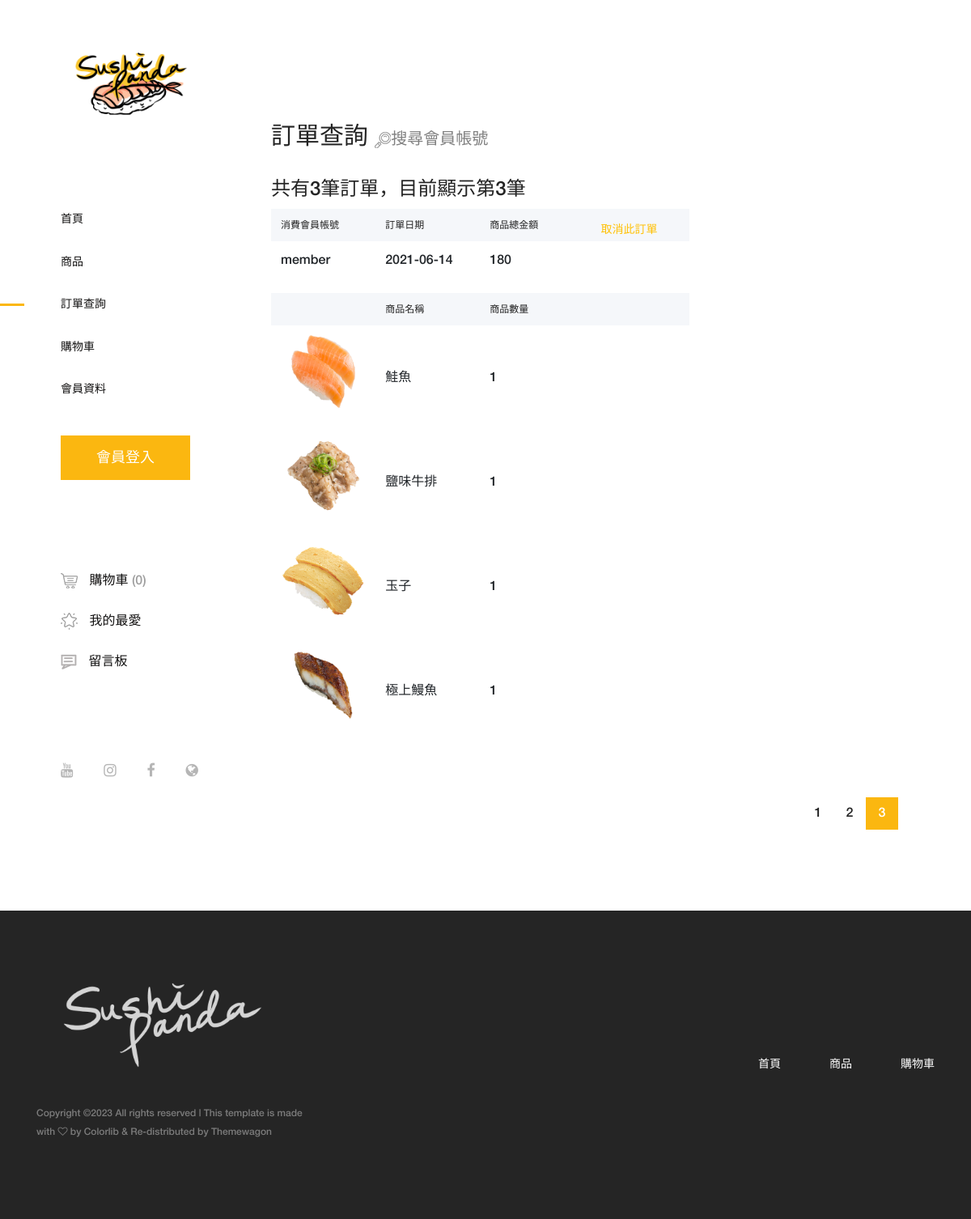
/checkout_admin.php?page=3, run on the app's committed database.
### tables this page shows
CREATE TABLE `checkout` (
  `checkout_id` int(10) NOT NULL,
  `account` varchar(20) NOT NULL,
  `product_name` text NOT NULL,
  `product_amount` text NOT NULL,
  `total` int(5) NOT NULL,
  `date` date NOT NULL
);

CREATE TABLE `product` (
  `ID` int(5) NOT NULL,
  `p_name` varchar(20) NOT NULL,
  `picture` text NOT NULL,
  `content` text NOT NULL,
  `price` int(5) NOT NULL
);

### privilege_address.php (called while the page is built, shortened)
<?php
if ($priv == 1) {
    $checkout_address = "login.php";
    $cart_address = "login.php";
    $user_address = "login.php";
} else if ($priv == 2) {
    $checkout_address = "checkout.php";
    $cart_address = "cart.php";
    $board_address = "board.php";
    $user_address = "user.php";
    $wish_address = "wish.php";
} else if ($priv == 3) {
    $checkout_address = "checkout_admin.php";
    $cart_address = "cart.php";
    $board_address = "board_admin.php";
    $user_address = "user_admin.php";
    $wish_address = "wish.php";
}
?>

### privilege.php (called while the page is built)
<?php
if ($result1 = mysqli_query($link, "SELECT * FROM user where account='$user'")) {
    $row1 = mysqli_fetch_assoc($result1);
    if (!empty($row1)) {
        $priv = $row1["privilege"];
        $u_name = $row1["u_name"];
    } else {
        $priv = 1;
    }
} else {
    $priv = 1;
}
?>

### checkout_admin.php (the view, shortened to what this page needs)
<?php include("session.php"); ?>
<?php include("connection.php"); ?>
<?php include("privilege.php"); ?>
<?php
if (!empty($_GET['search']) && isset($_GET['ser_btn'])) {
    $find = $_GET['search'];
    $data = "";
    if ($result1 = mysqli_query($link, "SELECT * FROM checkout where account like '%$find%' ")) {
        $num = mysqli_num_rows($result1);
        $pages = ceil($num / 1);
        if (!empty($_GET['page']))
            mysqli_data_seek($result1, ($_GET['page'] - 1) * 1);
        for ($j = 0; $j < 1; $j++) {
            $row = mysqli_fetch_assoc($result1);
            if (!empty($row)) {
                $id = $row['checkout_id'];
                $account = $row['account'];
                $date = $row['date'];
                $total = $row['total'];
                $data .= "<table class='table table-responsive'>
                <thead>
                    <form action='delete_checkout.php' method='POST'>
                    <input name='id' value='" . $row['checkout_id'] . "' style='display: none;'>
                    <tr>
                        <th>消費會員帳號</th>
                        <th>訂單日期</th>
                        <th>商品總金額</th>
                        <th><button class='btn-outline-warning rounded-pill btn-sm border-0'  onClick='submit()'>取消此訂單</button></th>
                    </tr>
                    </form>
                </thead>
                <tbody>
                    <tr>
                        <td>" . $account . "</td>
                        <td>" . $date . "</td>
                        <td>" . $total . "</td>
                    </tr>
                    <div class='cart-table clearfix'>
                        <table class='table table-responsive'>
                            <thead>
                                <tr>
                                    <th></th>
                                    <th>商品名稱</th>
                                    <th>商品數量</th>
                                </tr>
                            </thead>
                        <tbody>";
                $product = explode(",", $row['product_name']);
                $amount = explode(",", $row['product_amount']);
                for ($i = 0; $i < count($product); $i++) {
                    $result2 = mysqli_query($link, "SELECT * FROM product where p_name ='$product[$i]'");
                    $row2 = mysqli_fetch_assoc($result2);
                    $image = $row2['picture'];
                    $data .= "<tr>
                        <td><img src='img/" . $image . "'></td>
                        <td>" . $product[$i] . "</td>
                        <td>" . $amount[$i] . "</td>
                    </tr>";
                }
            }
            $data .= "</tbody></table></div></tbody></table>";
        }
        mysqli_free_result($result1);
    }
    $page = "";
    if (empty($_GET['page'])) {
        if ($pages == 0)
            $_GET['page'] = 0;
        else
            $_GET['page'] = 1;
    }
    for ($i = 1; $i <= $pages; $i++) {
        if ($i == $_GET['page']) {
            $page .= " <li class='page-item active'><a class='page-link' href='" . $_SERVER['PHP_SELF'] . "?page=$i&search=$find&ser_btn=#'>" . $i . "</a></li>";
        } else {
            $page .= "<li class='page-item'><a class='page-link' href='" . $_SERVER['PHP_SELF'] . "?page=$i&search=$find&ser_btn=#'>$i</a></li>";
        }
    }
} else {
    if ($result = mysqli_query($link, "SELECT * FROM checkout ")) {
        $data = "";
        $num = mysqli_num_rows($result);
        $pages = ceil($num / 1);
        if (!empty($_GET['page']))
            mysqli_data_seek($result, ($_GET['page'] - 1) * 1);
        for ($i = 0; $i < 1; $i++) {
            $row = mysqli_fetch_assoc($result);
            if (!empty($row)) {
                $account = $row['account'];
                $date = $row['date'];
                $total = $row['total'];
                $data .= "<table class='table table-responsive'>
                <thead>
                    <form action='delete_checkout.php' method='GET'>
                    <input name='id' value='" . $row['checkout_id'] . "' style='display: none;'>
                    <tr>
                        <th>消費會員帳號</th>
                        <th>訂單日期</th>
                        <th>商品總金額</th>
                        <th><button class='btn-outline-warning rounded-pill btn-sm border-0' onClick='submit()'>取消此訂單</button></th>
                    </tr>
                    </form>
                </thead>
                <tbody>
                    <tr>
                        <td>" . $account . "</td>
                        <td>" . $date . "</td>
                        <td>" . $total . "</td>
                    </tr>
                    <div class='cart-table clearfix'>
                        <table class='table table-responsive'>
                            <thead>
                                <tr>
                                    <th></th>
                                    <th>商品名稱</th>
                                    <th>商品數量</th>
                                </tr>
                            </thead>
                        <tbody>";
                $product = explode(",", $row['product_name']);
                $amount = explode(",", $row['product_amount']);
                for ($j = 0; $j < count($product); $j++) {
                    $result2 = mysqli_query($link, "SELECT * FROM product where p_name ='$product[$j]'");
                    $row2 = mysqli_fetch_assoc($result2);
                    $image = $row2['picture'];
                    $data .= "<tr>
                        <td><img src='img/" . $image . "'></td>
                        <td>" . $product[$j] . "</td>
                        <td>" . $amount[$j] . "</td>
                    </tr>";
                }
            }
            $data .= "</tbody></table></div></tbody></table>";
        }
    }
    $page = "";
    for ($i = 1; $i <= $pages; $i++) {
        if ($i == $_GET['page']) {
            $page .= " <li class='page-item active'><a class='page-link' href='" . $_SERVER['PHP_SELF'] . "?page=$i'>" . $i . "</a></li>";
        } else {
            $page .= "<li class='page-item'><a class='page-link' href='" . $_SERVER['PHP_SELF'] . "?page=$i'>$i</a></li>";
        }
    }
}
?>
<!DOCTYPE html>
<html lang="en">
<head>
    <?php include("header.php"); ?>
</head>
<body>
    <div class="main-content-wrapper d-flex clearfix">
        <header class="header-area clearfix">
            <div class="logo">
                <a href="index.php"><img src="img/core-img/logo1.png" alt=""></a>
            </div>
            <nav class="amado-nav">
                <ul>
                    <li><a href="index.php">首頁</a></li>
                    <li><a href="shop.php">商品</a></li>
                    <?php include("privilege_address.php"); ?>
                    <li class="active"><a href="<?php echo $checkout_address ?>">訂單查詢</a></li>
                    <li><a href="<?php echo $cart_address ?>">購物車</a></li>
                    <li><a href="<?php echo $user_address ?>">會員資料</a></li>
                </ul>
            </nav>
            <?php include("button.php"); ?>
        </header>
        <div class="cart-table-area section-padding-100">
            <div class="container-fluid">
                <div class="row">
                    <div class="col-12 col-lg-8">
                        <div class="cart-title mt-50">
                        <h2>訂單查詢 <a href="#" class="search-nav" style="font-size: 20px; color:gray;"><img src="img/core-img/search.png" width="20" height="20" alt="">搜尋會員帳號</a></h2>
                    </div>
                        <h4>共有<?php echo $num ?>筆訂單，目前顯示第<?php echo $_GET['page']; ?>筆</h4>
                        <div class="cart-table clearfix">
                            <?php echo $data ?>
                        </div>
                    </div>
                    <div class="col-12">
                        <nav aria-label="navigation">
                            <ul class="pagination justify-content-end mt-50">
                                <?php echo $page ?>
                            </ul>
                        </nav>
                    </div>
                </div>
            </div>
        </div>
    </div>
    <?php include("footer.php"); ?>
</body>
</html>

### css/core-style.css (style rules this page uses)
* { margin: 0; padding: 0; }
body { font-family: "helveticaneuemedium"; font-size: 16px; }
h1, h2, h3, h4, h5, h6 { color: #242424; line-height: 1.3; font-weight: 400; }
a { -webkit-transition: all 500ms ease 0s; transition: all 500ms ease 0s; text-decoration: none; outline: 0 solid transparent; color: #131212; font-weight: 400; font-size: 12px; }
ul, ol { margin: 0; }
ul li, ol li { list-style: none; }
img { height: auto; max-width: 100%; }
.mt-50 { margin-top: 50px !important; }
.section-padding-100 { padding-top: 100px; padding-bottom: 100px; }
.main-content-wrapper { position: relative; z-index: 1; -webkit-transition-duration: 500ms; transition-duration: 500ms; -ms-flex-wrap: wrap; flex-wrap: wrap; }
.main-content-wrapper .header-area { -webkit-transition-duration: 500ms; transition-duration: 500ms; position: relative; z-index: 1; -webkit-box-flex: 0; -ms-flex: 0 0 320px; flex: 0 0 320px; width: 320px; max-width: 320px; background-color: #fff; padding: 60px 75px; }
.main-content-wrapper .header-area .logo { margin-bottom: 100px; display: block; }
.main-content-wrapper .header-area .amado-nav li a { font-size: 14px; text-transform: uppercase; position: relative; z-index: 1; padding: 20px 0; display: block; line-height: 0.9; color: #131212; font-weight: normal; }
.main-content-wrapper .header-area .amado-nav li a::after { -webkit-transition-duration: 500ms; transition-duration: 500ms; width: 30px; height: 3px; position: absolute; top: 50%; margin-top: -1.5px; left: -150px; background-color: #fbb710; z-index: 10; content: ''; }
.main-content-wrapper .header-area .amado-nav li.active a::after { left: -75px; }
.main-content-wrapper .cart-table-area { position: relative; z-index: 1; -webkit-box-flex: 0; -ms-flex: 0 0 calc(95% - 320px); flex: 0 0 calc(95% - 320px); width: calc(95% - 320px); max-width: calc(95% - 320px); }
.main-content-wrapper .cart-table-area .cart-title h2 { font-size: 30px; margin-bottom: 30px; color: #242424; }
.main-content-wrapper .cart-table-area table thead { width: 100%; display: block; }
.main-content-wrapper .cart-table-area table thead tr { display: -webkit-box; display: -ms-flexbox; display: flex; width: 100%; height: 40px; background-color: #f5f7fa; }
.main-content-wrapper .cart-table-area table thead tr th { border-top: none; border-bottom: none; -webkit-box-flex: 0; -ms-flex: 0 0 25%; flex: 0 0 25%; width: 25%; max-width: 25%; font-size: 12px; color: #242424; text-transform: capitalize; font-weight: 400; }
.main-content-wrapper .cart-table-area table tbody { width: 100%; display: block; }
.main-content-wrapper .cart-table-area table tbody tr { display: -webkit-box; display: -ms-flexbox; display: flex; -webkit-box-align: center; -ms-flex-align: center; -ms-grid-row-align: center; align-items: center; width: 100%; }
.main-content-wrapper .cart-table-area table tbody tr td { border: none; -webkit-box-flex: 0; -ms-flex: 0 0 25%; flex: 0 0 25%; width: 25%; max-width: 25%; }
.pagination { position: relative; z-index: 1; }
.pagination .page-item .page-link { width: 40px; height: 40px; border: none; font-size: 16px; font-weight: 400; line-height: 40px; padding: 0; text-align: center; color: #242424; }
.pagination .page-item.active .page-link { color: #fff; box-shadow: none; background-color: #fbb710; }
.pagination .page-item:first-child .page-link { margin-left: 0; border-top-left-radius: 0; border-bottom-left-radius: 0; }
.pagination .page-item:last-child .page-link { margin-left: 0; border-top-right-radius: 0; border-bottom-right-radius: 0; }

### data on the page
checkout: account "member", date "2021-06-14", total "180", product.picture (picture), product_name "鮭魚", product_amount "1", product_name "鹽味牛排", product_name "玉子", product_name "極上鰻魚"

### other printed values
$cnt "0"
$num "3"
$_GET['page'] "3"
